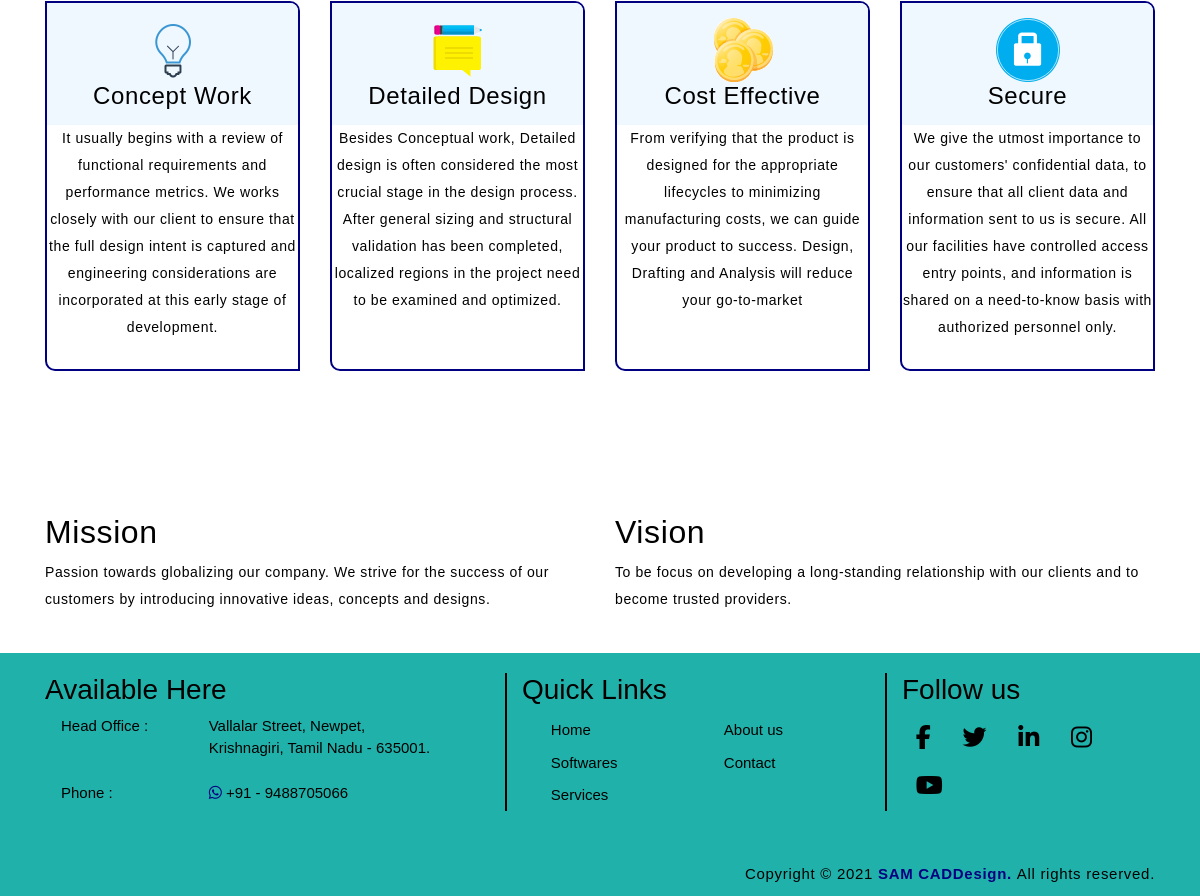
The app's page / (lower part), older data.
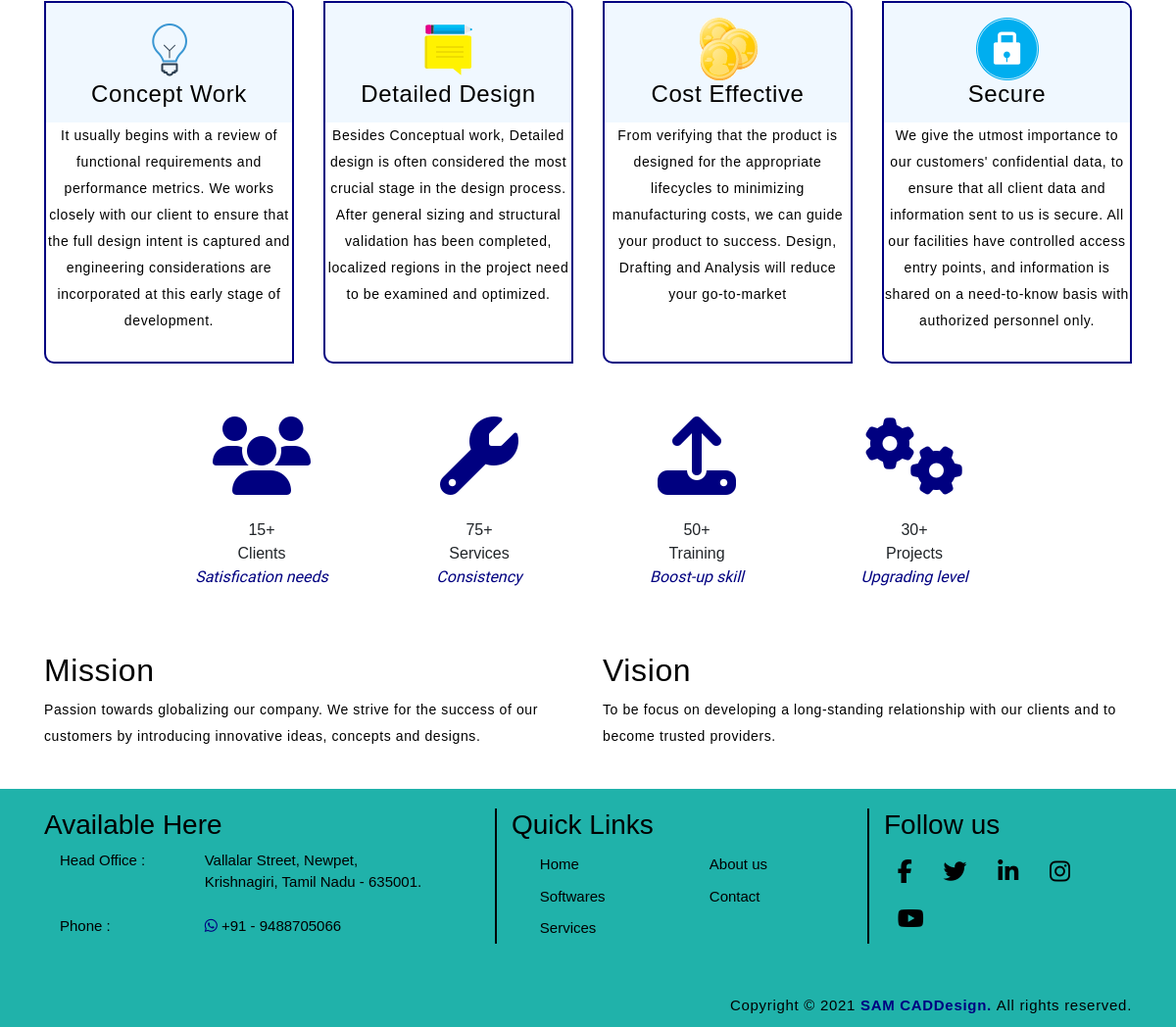
The same page, newer data.
### website/models.py (models this page shows, shortened)
class aboutus (models.Model):
    about_active = models.BooleanField(default=True)
    name = models.CharField(max_length=50)
    description_1 = models.TextField()
    description_2 = models.TextField()
    description_3 = models.TextField(blank=True)
    description_4 = models.TextField(blank=True)
    disclaimer = models.TextField(default=True)
    mission = models.TextField(default=True)
    vision = models.TextField(default=True)

class values (models.Model):
    name = models.CharField(max_length=50)
    image = models.CharField(max_length=50, default=True)
    count = models.CharField(max_length=50)
    quote = models.CharField(max_length=100)
    description_1 = models.TextField(blank=True)

### website/views.py (the view)
# urls.py: path('', home_view, name="home"),
def home_view(request):
    instance_1 = services.objects.all()
    instance_2 = softwares.objects.all()
    instance_3 = company.objects.all()
    instance_4 = aboutus.objects.all()
    instance_5 = values.objects.all()
    about_list = []
    for obj in instance_4:
        about_dict = {
            "name": obj.name,
            "description_1": obj.description_1.split(";"),
            "description_2": obj.description_2.split(";"),
            "description_3": obj.description_3.split(";"),
            "description_4": obj.description_4.split(";"),
            "disclaimer": obj.disclaimer,
            "mission": obj.mission,
            "vision": obj.vision
        }
        about_list.append(about_dict)
    context = {
        'services': instance_1,
        'softwares': instance_2,
        'company': instance_3,
        'about': about_list,
        'values': instance_5,
        'title': "Home"
    }
    return render(request, "index.html", context)

### templates/index.html (shortened to what this page needs)
{% extends 'base.html'%}
{%load static%}
{%block content%}
<br>
<section id="feature">
    <div class="container">
        <div class="row">
            <div class="col-md-3 col-sm-12">
                <div class="wrap-item">
                    <div class="item-img"><img src="../static/images/ser01.png">
                    <h4 class="pad-bt15">Concept Work</h4></div>
                    <p>It usually begins with a review of functional requirements and performance metrics. We works closely with our client to ensure that the full design intent is captured and engineering considerations are incorporated at this early stage of development.</p>
                </div>
            </div>
            <div class="col-md-3 col-sm-12">
                <div class="wrap-item text-center">
                    <div class="item-img"><img src="../static/images/ser02.png">
                    <h4 class="pad-bt15">Detailed Design</h4></div>
                    <p>Besides Conceptual work, Detailed design is often considered the most crucial stage in the design process. After general sizing and structural validation has been completed, localized regions in the project need to be examined and optimized.</p>
                </div>
            </div>
            <div class="col-md-3 col-sm-12">
                <div class="wrap-item text-center">
                    <div class="item-img"><img src="../static/images/ser03.png">
                    <h4 class="pad-bt15">Cost Effective</h4></div>
                    <p>From verifying that the product is designed for the appropriate lifecycles to minimizing manufacturing costs, we can guide your product to success. Design, Drafting and Analysis will reduce your go-to-market</p>
                </div>
            </div>
            <div class="col-md-3 col-sm-12">
                <div class="wrap-item text-center">
                    <div class="item-img"><img src="../static/images/ser04.png">
                    <h4 class="pad-bt15">Secure</h4></div>
                    <p>We give the utmost importance to our customers' confidential data, to ensure that all client data and information sent to us is secure. All our facilities have controlled access entry points, and information is shared on a need-to-know basis with authorized personnel only.</p>
                </div>
            </div>
        </div>
    </div>
</section><br>
<section id="scrolldown">
    <div class="container">
        <div class="float">
            {% for data in values %}
                <div class="center ag-box">
                    <i class="{{data.image}} fa-5x" aria-hidden="true"></i><br><br>
                    <a>{{data.count}}<br>{{data.name}}</a><br><i style="color: #000080;">{{data.quote}}</i>
                </div>
            {%endfor%}
        </div>
    </div>
</section><br>
<section id="about">
    <div class="container">
        <div class="row">
            {% for data in about %}
            <div class="col-md-6 col-sm-12">
                <h2>Mission</h2>
                <p>{{data.mission}}</p>
            </div>
            <div class="col-md-6 col-sm-12">
                <h2>Vision</h2>
                <p>{{data.vision}}</p>
            </div>
            {%endfor%}
        </div>
    </div>
</section><br>
{%endblock content%}

### templates/base.html (shortened to what this page needs)
{% load static %}
<!DOCTYPE html>
<html lang="en">
    <head>
        <link rel="stylesheet" href="{% static 'css/main.css' %}" type="text/css">
        <link rel="stylesheet" href="{% static 'css/response.css' %}" type="text/css">
        <link rel="stylesheet" href="{% static 'css/animated.css' %}" type="text/css">
        <link rel="stylesheet" href="https://stackpath.bootstrapcdn.com/bootstrap/4.4.1/css/bootstrap.min.css">
        <link rel="stylesheet" href="https://cdnjs.cloudflare.com/ajax/libs/animate.css/3.7.2/animate.min.css">
        <link rel="stylesheet" href="https://stackpath.bootstrapcdn.com/font-awesome/4.7.0/css/font-awesome.min.css">
    </head>
    <body>
        {% block content %}
        {% endblock content %}
        <footer id="footer">
            <div class="container">
                <div class="row p-0">
                    <div class="col-md-5 col-sm-5">
                        <h3>Available Here</h3>
                        <div class="row px-3 footer-address">
                            <div class="col-sm-4 col-xs-3">Head Office :</div>
                            <div class="col-sm-8 col-xs-9">Vallalar Street, Newpet,</br> Krishnagiri, Tamil Nadu - 635001.</div>
                            <div class="col-sm-4 col-xs-3">&nbsp;</div>
                            <div class="col-sm-8 col-xs-9">&nbsp;</div>
                            <div class="col-sm-4 col-xs-3">Phone :</div>
                            <div class="col-sm-8 col-xs-9"><i class="fa fa-whatsapp" aria-hidden="true"></i> +91 - 9488705066</div>
                        </div>
                    </div>
                    <div class="col-md-4 col-sm-4" style="border-left: 2px solid #000000;">
                        <h3>Quick Links</h3>
                        <div class="row px-3">
                            <div class="col-md-6 col-xs-6">
                                <a class="show w-100" href="{% url 'home' %}">Home</a><br>
                                <a class="show w-100" href="{% url 'softwares' %}">Softwares</a><br>
                                <a class="show w-100" href="{% url 'services' %}">Services</a>
                            </div>
                            <div class="col-md-6 col-xs-6">
                                <a class="show w-100" href="{% url 'aboutus' %}">About us</a><br>
                                <a class="show w-100" href="{% url 'contact' %}">Contact</a>
                            </div>
                        </div>
                    </div>
                    <div class="col-md-3 col-sm-3" style="border-left: 2px solid #000000;">
                        <h3>Follow us</h3>
                        <div>
                            <a class="cc-facebook btn btn-link show" href="https://www.facebook.com/munigopala.krishna" target="_blank;"><i class="fa fa-facebook" aria-hidden="true"></i></a>
                            <a class="cc-twitter btn btn-link show" href="https://twitter.com/i_munigopal" target="_blank;"><i class="fa fa-twitter" aria-hidden="true"></i></a>
                            <a class="cc-linkedin btn btn-link show" href="https://www.linkedin.com/in/er-muni-gopala-krishna-s-534aa0149/" target="_blank;"><i class="fa fa-linkedin" aria-hidden="true"></i></a>
                            <a class="cc-instagram btn btn-link show" href="https://www.instagram.com/muni_srinivasan/" target="_blank;"><i class="fa fa-instagram" aria-hidden="true"></i></a>
                            <a class="cc-youtube btn btn-link show" href="https://www.youtube.com/channel/UCGXqSLOZYB-0ESxPwSlMnZw" target="_blank;"><i class="fa fa-youtube" aria-hidden="true"></i></a>
                        </div>
                    </div>
                </div><br>
                <div class="copyright">
                    Copyright &copy; 2021 <a><b> SAM CADDesign. </b></a> All rights reserved.
                </div>
            </div>
        </footer>
    </body>
</html>

### static/css/main.css (style rules this page uses)
* { margin: 0; padding: 0; }
h2, h3, h4, h5 { font-family: 'Aldrich', sans-serif; color: black; text-align: left; }
#about { font-family: Arial, Helvetica, sans-serif; font-size: 14px; line-height: 27px; letter-spacing: 0.6px; color: black; margin-top: 20px; }
#feature { margin-top: 30px; font-family: Arial, Helvetica, sans-serif; color: black; text-align: center; font-size: 14px; line-height: 27px; letter-spacing: 0.6px; }
#feature h4 { text-align: center; }
#feature .wrap-item { border: 2px solid #000080; border-radius: 0 10px 0 10px; overflow: hidden; height: 370px; }
#feature .row .item-img { padding-top: 15px; padding-bottom: 7px; background-color: aliceblue; }
#scrolldown { position: relative; padding: 30px 0 20px 0; font-family: 'Andada', serif; }
#scrolldown .float { place-content: center; position: relative; display: inline-flex; flex-wrap: wrap; width: 100%; }
#scrolldown .float i { color: #000080; }
#scrolldown .float a { font-family: Arial, Helvetica, sans-serif; }
#scrolldown .center { text-align: -webkit-center; width: 20%; }
#footer { background: #20B2AA; color: black; font-family: Arial, Helvetica, sans-serif; font-size: 15px; padding-top: 20px; padding-bottom: 10px; }
#footer .show { display: inline-block; color: black; padding: 0.3rem 0.8rem; }
#footer .btn-link { font-size: x-large; }
#footer .copyright { padding-top: 30px; text-align: right; letter-spacing: 0.7px; }
#footer .copyright a { color: #000080 !important; font-family: 'Aldrich', sans-serif; }
#footer .fa-whatsapp { color: #000080; }

Row changes from the older to the newer data that the page shows:
added values: count "15+", name "Clients", quote "Satisfication needs"
added values: count "75+", name "Services", quote "Consistency"
added values: count "50+", name "Training", quote "Boost-up skill"
added values: count "30+", name "Projects", quote "Upgrading level"
